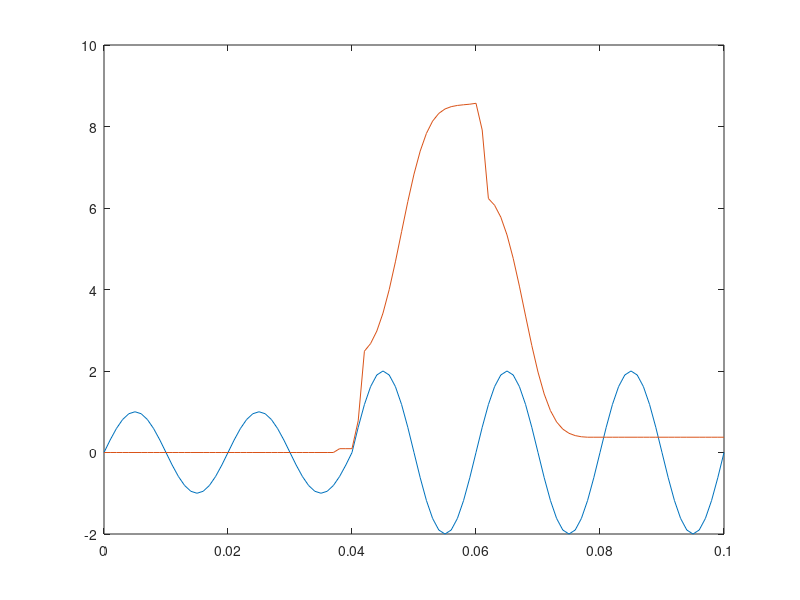

Here is the MATLAB script that generated this plot:
%A rough demonstration of Discrimination Index (DI) mentioned in article ( I. G. Tekdemir and B. Alboyaci, "A Novel Approach for Improvement of Power Swing Blocking and Deblocking Functions in Distance Relays," in IEEE Transactions on Power Delivery, vol. 32, no. 4, pp. 1986-1994, Aug. 2017. doi: 10.1109/TPWRD.2016.2600638 ) for a 5-cycle synthetically created sine wave. Amplitude of the wave is doubled after 2 cycles, so as to demonstrate a sudden change in system (a fault in a power system, e.g.).
%clear;clc;
t=0:0.001:0.1;
y(1:40)=sin(2*pi*50*t(1:40));
y(41:101)=2*sin(2*pi*50*t(41:101));
N=20;
for p=1:length(t)	
	DI(p)=0;
	if p>=2*N-1
		for q=0:N-1
			DI(p)=DI(p)+(y(-q+p-3)-3*y(-q+p-2)+3*y(-q+p-1)-y(-q+p)+mean(y(-q+p-N+1:-q+p)))^2;
		end			
	end
end
plot(t,y,t,10*DI);%DI is multiplied by 10 so as to make the view of graphics comfortable
